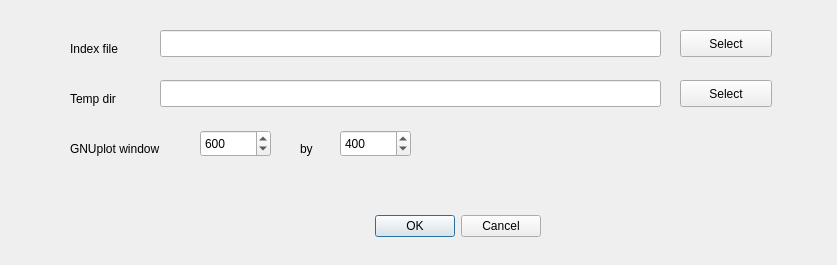
<?xml version="1.0" encoding="UTF-8"?>
<ui version="4.0">
 <class>configdlg</class>
 <widget class="QDialog" name="configdlg">
  <property name="geometry">
   <rect>
    <x>0</x>
    <y>0</y>
    <width>837</width>
    <height>265</height>
   </rect>
  </property>
  <property name="windowTitle">
   <string>Set configuration</string>
  </property>
  <widget class="QDialogButtonBox" name="buttonBox">
   <property name="geometry">
    <rect>
     <x>340</x>
     <y>210</y>
     <width>201</width>
     <height>32</height>
    </rect>
   </property>
   <property name="orientation">
    <enum>Qt::Horizontal</enum>
   </property>
   <property name="standardButtons">
    <set>QDialogButtonBox::Cancel|QDialogButtonBox::Ok</set>
   </property>
  </widget>
  <widget class="QLabel" name="label">
   <property name="geometry">
    <rect>
     <x>70</x>
     <y>40</y>
     <width>81</width>
     <height>17</height>
    </rect>
   </property>
   <property name="text">
    <string>Index file</string>
   </property>
  </widget>
  <widget class="QLineEdit" name="indexfile">
   <property name="geometry">
    <rect>
     <x>160</x>
     <y>30</y>
     <width>501</width>
     <height>27</height>
    </rect>
   </property>
   <property name="toolTip">
    <string>This is where we get the index file from</string>
   </property>
  </widget>
  <widget class="QPushButton" name="selindex">
   <property name="geometry">
    <rect>
     <x>680</x>
     <y>30</y>
     <width>92</width>
     <height>27</height>
    </rect>
   </property>
   <property name="toolTip">
    <string>Click here to select the index file</string>
   </property>
   <property name="text">
    <string>Select</string>
   </property>
  </widget>
  <widget class="QLabel" name="label_2">
   <property name="geometry">
    <rect>
     <x>70</x>
     <y>90</y>
     <width>71</width>
     <height>17</height>
    </rect>
   </property>
   <property name="text">
    <string>Temp dir</string>
   </property>
  </widget>
  <widget class="QLineEdit" name="tempdir">
   <property name="geometry">
    <rect>
     <x>160</x>
     <y>80</y>
     <width>501</width>
     <height>27</height>
    </rect>
   </property>
   <property name="toolTip">
    <string>This is the place to put temp files in</string>
   </property>
  </widget>
  <widget class="QPushButton" name="seltemp">
   <property name="geometry">
    <rect>
     <x>680</x>
     <y>80</y>
     <width>92</width>
     <height>27</height>
    </rect>
   </property>
   <property name="toolTip">
    <string>Click here to select the temp directory</string>
   </property>
   <property name="text">
    <string>Select</string>
   </property>
  </widget>
  <widget class="QLabel" name="label_3">
   <property name="geometry">
    <rect>
     <x>70</x>
     <y>140</y>
     <width>121</width>
     <height>17</height>
    </rect>
   </property>
   <property name="text">
    <string>GNUplot window</string>
   </property>
  </widget>
  <widget class="QSpinBox" name="gpwidth">
   <property name="geometry">
    <rect>
     <x>200</x>
     <y>130</y>
     <width>71</width>
     <height>27</height>
    </rect>
   </property>
   <property name="toolTip">
    <string>This is the width of the gnuplot window</string>
   </property>
   <property name="minimum">
    <number>200</number>
   </property>
   <property name="maximum">
    <number>2000</number>
   </property>
   <property name="singleStep">
    <number>10</number>
   </property>
   <property name="value">
    <number>600</number>
   </property>
  </widget>
  <widget class="QLabel" name="label_4">
   <property name="geometry">
    <rect>
     <x>300</x>
     <y>140</y>
     <width>31</width>
     <height>17</height>
    </rect>
   </property>
   <property name="text">
    <string>by</string>
   </property>
  </widget>
  <widget class="QSpinBox" name="gpheight">
   <property name="geometry">
    <rect>
     <x>340</x>
     <y>130</y>
     <width>71</width>
     <height>27</height>
    </rect>
   </property>
   <property name="toolTip">
    <string>This is the height of the gnuplot window</string>
   </property>
   <property name="minimum">
    <number>160</number>
   </property>
   <property name="maximum">
    <number>1600</number>
   </property>
   <property name="singleStep">
    <number>10</number>
   </property>
   <property name="value">
    <number>400</number>
   </property>
  </widget>
 </widget>
 <tabstops>
  <tabstop>indexfile</tabstop>
  <tabstop>selindex</tabstop>
  <tabstop>tempdir</tabstop>
  <tabstop>seltemp</tabstop>
  <tabstop>gpwidth</tabstop>
  <tabstop>gpheight</tabstop>
  <tabstop>buttonBox</tabstop>
 </tabstops>
 <resources/>
 <connections>
  <connection>
   <sender>buttonBox</sender>
   <signal>accepted()</signal>
   <receiver>configdlg</receiver>
   <slot>accept()</slot>
   <hints>
    <hint type="sourcelabel">
     <x>248</x>
     <y>254</y>
    </hint>
    <hint type="destinationlabel">
     <x>157</x>
     <y>274</y>
    </hint>
   </hints>
  </connection>
  <connection>
   <sender>buttonBox</sender>
   <signal>rejected()</signal>
   <receiver>configdlg</receiver>
   <slot>reject()</slot>
   <hints>
    <hint type="sourcelabel">
     <x>316</x>
     <y>260</y>
    </hint>
    <hint type="destinationlabel">
     <x>286</x>
     <y>274</y>
    </hint>
   </hints>
  </connection>
 </connections>
</ui>
